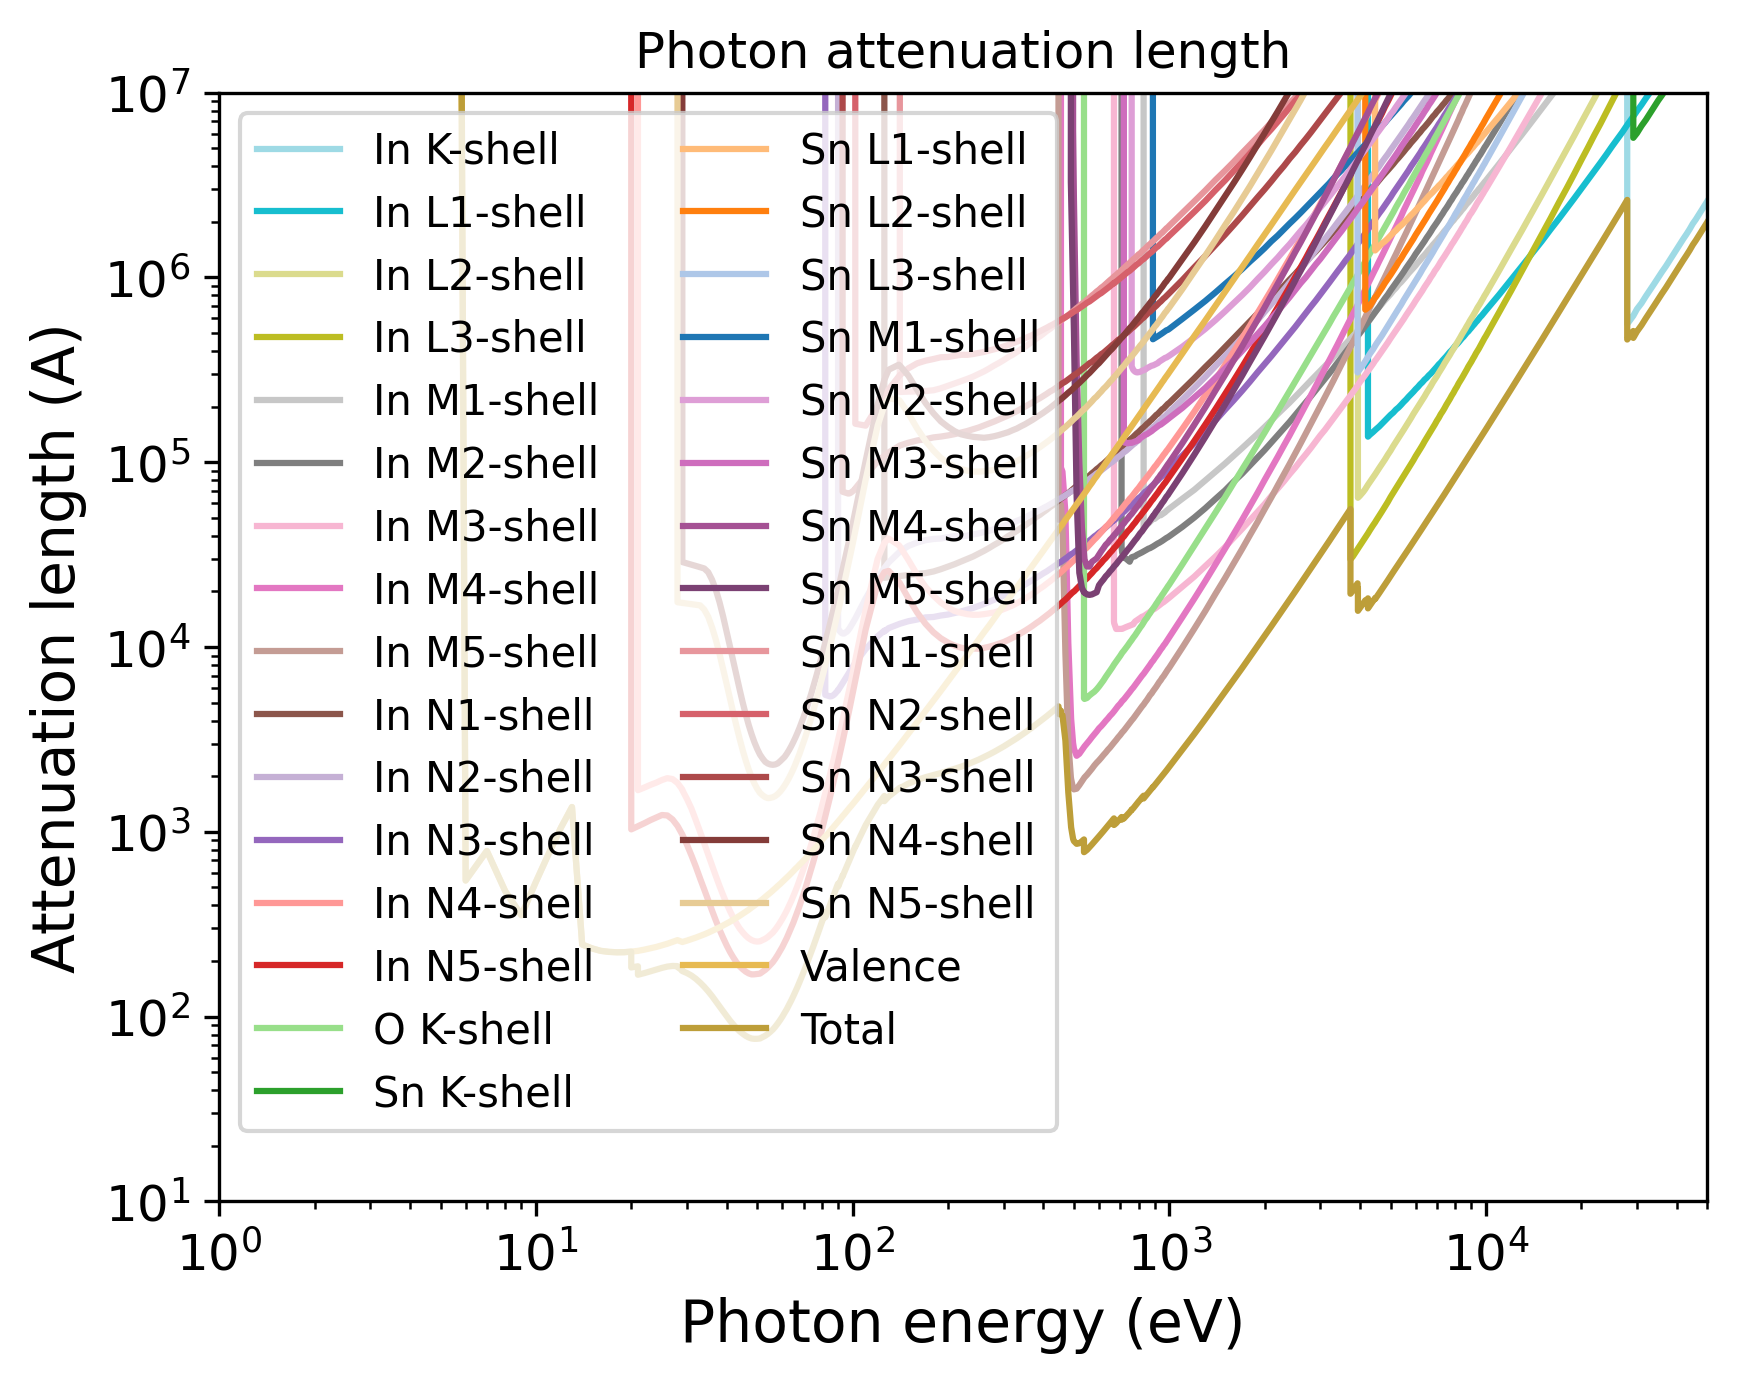

Reproduce this figure in Python.
import pandas as pd
import numpy as np
import matplotlib.pyplot as plt
import matplotlib.cm as cm
# Set the format:
plt.xlabel("Photon energy (eV)", fontsize=14)
plt.ylabel("Attenuation length (A)", fontsize=14)
plt.xticks(fontsize=12)
plt.yticks(fontsize=12)
plt.grid(False)
# Set the axes:
# Read the output file:
df = pd.read_csv(r"OUTPUT_ITO_Photon_IMFP.dat", sep=r'\s+', header=None, comment="#", skipinitialspace=True)
plt.xscale("log")
plt.yscale("log")
# Prepare the plot:
columns_to_plot = [ 1, 2, 3, 4, 5, 6, 7, 8, 9, 10, 11, 12, 13, 14, 15, 16, 17, 18, 19, 20, 21, 22, 23, 24, 25, 26, 27, 28, 29, 30, 31]
labels = [ "In K-shell", "In L1-shell", "In L2-shell", "In L3-shell", "In M1-shell", "In M2-shell", "In M3-shell", "In M4-shell", "In M5-shell", "In N1-shell", "In N2-shell", "In N3-shell", "In N4-shell", "In N5-shell", "O K-shell", "Sn K-shell", "Sn L1-shell", "Sn L2-shell", "Sn L3-shell", "Sn M1-shell", "Sn M2-shell", "Sn M3-shell", "Sn M4-shell", "Sn M5-shell", "Sn N1-shell", "Sn N2-shell", "Sn N3-shell", "Sn N4-shell", "Sn N5-shell", "Valence", "Total"]
# Create N distinct colors from a colormap
N = len(columns_to_plot)
colors = np.vstack([plt.cm.tab20(np.linspace(1, 0, 20)), plt.cm.tab20b(np.linspace(1, 0, 20))])
# Set line styles:
linestyles = [ "-", "-", "-", "-", "-", "-", "-", "-", "-", "-", "-", "-", "-", "-", "-", "-", "-", "-", "-", "-", "-", "-", "-", "-", "-", "-", "-", "-", "-", "-", "-"]
for i, col in enumerate(columns_to_plot):
    color = colors[i % len(colors)]
    ls    = linestyles[i % len(linestyles)]
    label = labels[i % len(labels)]
    plt.plot(df.iloc[:, 0], df.iloc[:, col],
    color=color,
    label=label,
    linestyle=ls)
plt.xlim(1.00000000,50000.00000000)
plt.ylim(10.00000000,10000000.00000000)
plt.title("Photon attenuation length")
plt.legend(loc="best", fontsize=10, ncol=2)
# Save the plot in this format:
plt.savefig("OUTPUT_MFP_photon.png", dpi=300, bbox_inches="tight")
